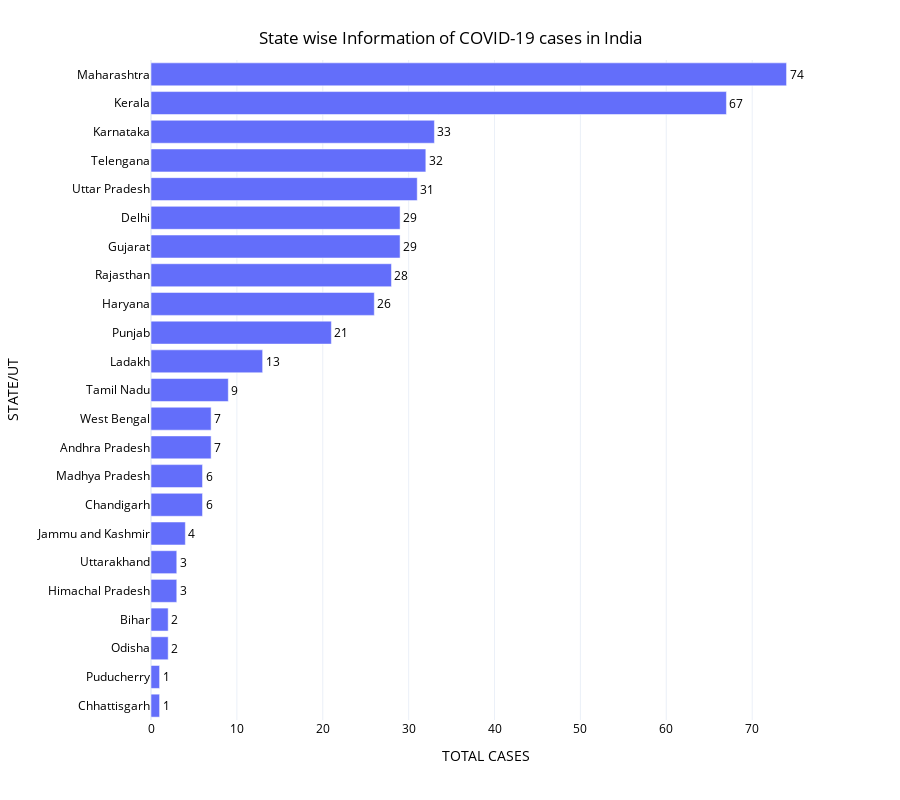

The code cell stored with this chart in its notebook:
### Code cell
fig = px.bar(df3, y='STATE/UT', x='TOTAL CASES', text=df3['TOTAL CASES'],
            hover_data=['DEAD', 'DISCHARGED'], template='plotly_white', 
            orientation='h', height=800)
fig.update_traces(texttemplate='%{text:s}', textposition='outside')
fig.update_layout(title = {
    'text': 'State wise Information of COVID-19 cases in India',
    'y':0.96,
    'x':0.5,
    'xanchor': 'center',
    'yanchor': 'top'
},
    font=dict(
        color="black"
    )
)

fig.update_layout({
        'plot_bgcolor' : 'white'
    })

fig.show()

### Figure 1 — Plotly figure (JSON) as saved in the notebook; plotly's stock layout.template omitted (floating-point values rounded to 4 significant figures)
{"data": [{"alignmentgroup": "True", "customdata": [[0, 0], [0, 0], [0, 0], [1, 0], [1, 0], [0, 0], [0, 0], [0, 0], [0, 0], [0, 0], [1, 0], [0, 1], [0, 0], [1, 0], [0, 11], [0, 3], [1, 0], [1, 5], [0, 9], [0, 1], [1, 2], [0, 3], [2, 0]], "hoverlabel": {"namelength": 0}, "hovertemplate": "TOTAL CASES=%{text}<br>STATE/UT=%{y}<br>DEAD=%{customdata[0]}<br>DISCHARGED=%{customdata[1]}", "legendgroup": "", "marker": {"color": "#636efa"}, "name": "", "offsetgroup": "", "orientation": "h", "showlegend": false, "text": [1, 1, 2, 2, 3, 3, 4, 6, 6, 7, 7, 9, 13, 21, 26, 28, 29, 29, 31, 32, 33, 67, 74], "textposition": "outside", "texttemplate": "%{text:s}", "type": "bar", "x": [1, 1, 2, 2, 3, 3, 4, 6, 6, 7, 7, 9, 13, 21, 26, 28, 29, 29, 31, 32, 33, 67, 74], "xaxis": "x", "y": ["Chhattisgarh", "Puducherry", "Odisha", "Bihar", "Himachal Pradesh", "Uttarakhand", "Jammu and Kashmir", "Chandigarh", "Madhya Pradesh", "Andhra Pradesh", "West Bengal", "Tamil Nadu", "Ladakh", "Punjab", "Haryana", "Rajasthan", "Gujarat", "Delhi", "Uttar Pradesh", "Telengana", "Karnataka", "Kerala", "Maharashtra"], "yaxis": "y"}], "layout": {"barmode": "relative", "font": {"color": "black"}, "height": 800, "legend": {"tracegroupgap": 0}, "margin": {"t": 60}, "plot_bgcolor": "white", "title": {"text": "State wise Information of COVID-19 cases in India", "x": 0.5, "xanchor": "center", "y": 0.96, "yanchor": "top"}, "xaxis": {"anchor": "y", "domain": [0, 1], "title": {"text": "TOTAL CASES"}}, "yaxis": {"anchor": "x", "domain": [0, 1], "title": {"text": "STATE/UT"}}}}
